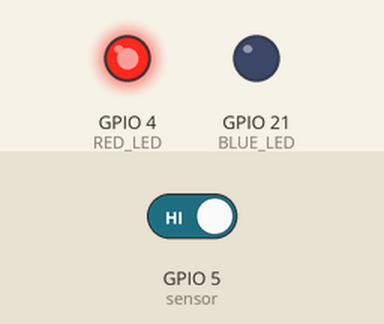
Simulated run of this sketch. Board: ESP32. Parts: output pins drawn as LEDs (lit = HIGH). The inputs (shaded band) are chosen by the test bench; at power-on: GPIO 5 (sensor) HIGH.

Above: at 1.2 s.
1.3 s: GPIO 5 (sensor) driven LOW
At 2.3 s:
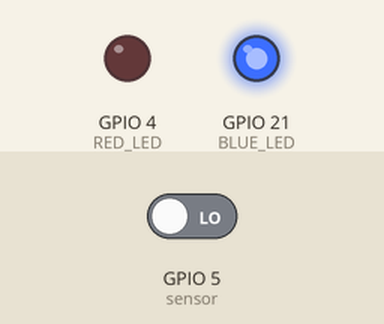
2.8 s: GPIO 5 (sensor) driven HIGH
At 3.4 s:
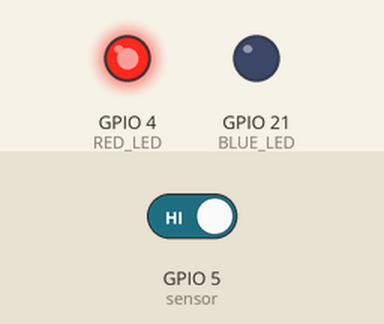
Timing chart, 0 to 5.8 s (numbered marks = the images above; inputs shaded):
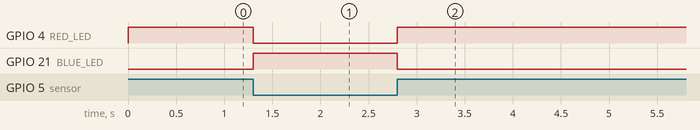

The sketch:

hall_detect.ino
```cpp
const int sensor = 5;
#define BLUE_LED 21
#define RED_LED 4

void setup() {
  pinMode(sensor, INPUT_PULLUP);
  pinMode(RED_LED, OUTPUT);
  pinMode(BLUE_LED, OUTPUT);
}

void loop() {
  int val = digitalRead(sensor);


  if (val == LOW) {  // South pole of magnet near sensor
    digitalWrite(BLUE_LED, HIGH);
    digitalWrite(RED_LED, LOW);
  } else {
    digitalWrite(RED_LED, HIGH);
    digitalWrite(BLUE_LED, LOW);
  }
}
```

Measured:
- after the input at 1.3 s, GPIO 4 (RED_LED): HIGH → LOW at once; GPIO 21 (BLUE_LED): LOW → HIGH at once
- after the input at 2.8 s, GPIO 4 (RED_LED): LOW → HIGH at once; GPIO 21 (BLUE_LED): HIGH → LOW at once
